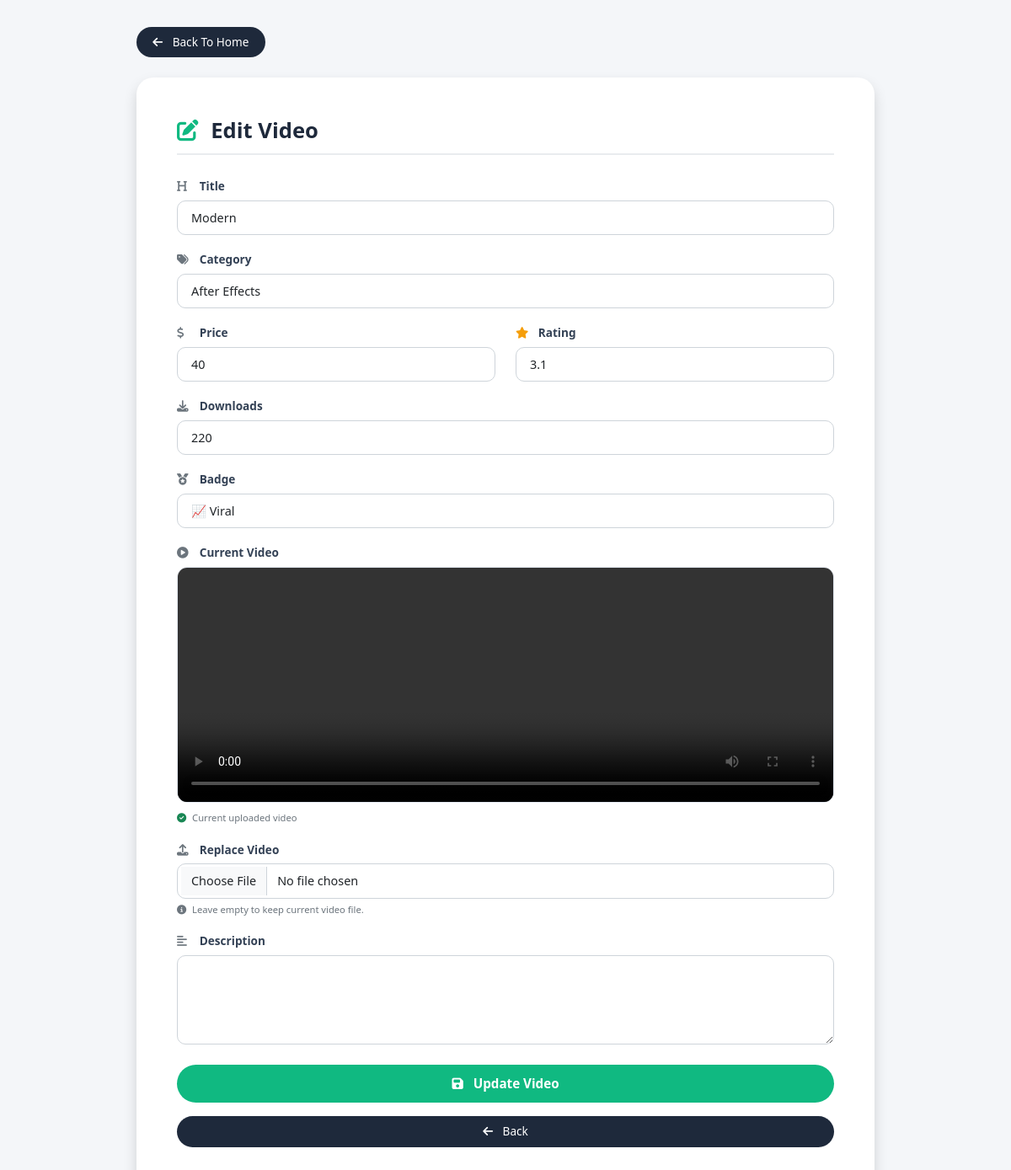
The app's page /edit-video/1/ with its own data.
### adpanel/models.py (models this page shows, shortened)
class Video(models.Model):
    title = models.CharField(max_length=200)
    category = models.CharField(max_length=100)
    price = models.IntegerField()
    rating = models.FloatField(default=0)
    downloads = models.IntegerField(default=0)
    badge = models.CharField(max_length=100)
    thumbnail = models.ImageField(
        upload_to='videos/thumbnails/'
    )
    video = models.FileField(
        upload_to='videos/files/'
    )

### adpanel/views.py (the view, shortened to what this page needs)
# urls.py: path( 'edit-video/<int:id>/',ad.edit_video, name='edit_video'),
def edit_video(request, id):
    video = Video.objects.get(id=id)
    return render(request, "ad/edit_video.html",{"video": video})

### templates/ad/edit_video.html (shortened to what this page needs)
<!DOCTYPE html>
<html lang="en">
<head>
    <link href="https://cdn.jsdelivr.net/npm/bootstrap@5.3.3/dist/css/bootstrap.min.css" rel="stylesheet">
    <link rel="stylesheet" href="https://cdnjs.cloudflare.com/ajax/libs/font-awesome/6.5.1/css/all.min.css">
</head>
<body>
<div class="container">
    <div class="mb-4">
        <a href="{% url 'home' %}" class="btn btn-dark">
            <i class="fas fa-arrow-left me-2"></i> Back To Home
        </a>
    </div>
    <div class="card shadow p-4 p-md-5">
        <h2 class="mb-4">
            <i class="fas fa-pen-to-square me-2" style="color: #10b981;"></i>
            Edit Video
        </h2>
        <form method="POST" enctype="multipart/form-data">
            <div class="mb-3">
                <label class="form-label">
                    <i class="fas fa-heading me-1"></i> Title
                </label>
                <input type="text" name="title" class="form-control" value="{{ video.title }}">
            </div>
            <div class="mb-3">
                <label class="form-label">
                    <i class="fas fa-tags me-1"></i> Category
                </label>
                <input type="text" name="category" class="form-control" value="{{ video.category }}">
            </div>
            <div class="row">
                <div class="col-md-6 mb-3">
                    <label class="form-label">
                        <i class="fas fa-dollar-sign me-1"></i> Price
                    </label>
                    <input type="number" name="price" class="form-control" value="{{ video.price }}">
                </div>
                <div class="col-md-6 mb-3">
                    <label class="form-label">
                        <i class="fas fa-star me-1" style="color: #f59e0b;"></i> Rating
                    </label>
                    <input type="number" step="0.1" name="rating" class="form-control" value="{{ video.rating }}">
                </div>
            </div>
            <div class="mb-3">
                <label class="form-label">
                    <i class="fas fa-download me-1"></i> Downloads
                </label>
                <input type="number" name="downloads" class="form-control" value="{{ video.downloads }}">
            </div>
            <div class="mb-3">
                <label class="form-label">
                    <i class="fas fa-medal me-1"></i> Badge
                </label>
                <select name="badge" class="form-select">
                    <option value="Viral" {% if video.badge == "Viral" %}selected{% endif %}>
                        📈 Viral
                    </option>
                </select>
            </div>
            <div class="mb-3">
                <label class="form-label">
                    <i class="fas fa-play-circle me-1"></i> Current Video
                </label>
                {% if video.video %}
                    <video controls class="w-100" style="max-height: 280px; border-radius: 12px;">
                        <source src="{{ video.video.url }}" type="video/mp4">
                    </video>
                    <div class="form-hint mt-1">
                        <i class="fas fa-check-circle me-1 text-success"></i> Current uploaded video
                    </div>
                {% else %}
                    <div class="alert alert-warning mt-1">No video uploaded</div>
                {% endif %}
            </div>
            <div class="mb-3">
                <label class="form-label">
                    <i class="fas fa-upload me-1"></i> Replace Video
                </label>
                <input type="file" name="video" class="form-control" accept="video/*">
                <div class="form-hint"><i class="fas fa-info-circle me-1"></i> Leave empty to keep current video file.</div>
            </div>
            <div class="mb-4">
                <label class="form-label">
                    <i class="fas fa-align-left me-1"></i> Description
                </label>
                <textarea name="description" rows="4" class="form-control">{{ video.description }}</textarea>
            </div>
            <button type="submit" class="btn btn-success w-100">
                <i class="fas fa-save me-2"></i> Update Video
            </button>
          <a href="{% url 'upload_video' %}"
   class="btn btn-dark w-100 mt-3">
    <i class="fas fa-arrow-left me-2"></i>
    Back
</a>
        </form>
    </div>
</div>
</body>
</html>

### templates/ad/edit_video.html (style rules this page uses)
body { background: #f4f6f9; font-family: system-ui, -apple-system, 'Segoe UI', Roboto, 'Helvetica Neue', sans-serif; padding: 2rem 0; }
.container { max-width: 900px; }
.card { border: none; border-radius: 20px; background: #ffffff; box-shadow: 0 2px 12px rgba(0,0,0,0.06); }
.card h2 { color: #1e293b; font-weight: 600; font-size: 1.6rem; border-bottom: 2px solid #e9ecef; padding-bottom: 0.7rem; }
.form-label { font-weight: 600; font-size: 0.85rem; color: #334155; margin-bottom: 0.4rem; }
.form-label i { color: #6c757d; width: 1.2rem; }
.form-control, .form-select { border: 1px solid #ced4da; border-radius: 10px; padding: 0.55rem 1rem; font-size: 0.9rem; background: #ffffff; }
.btn-dark { background: #1e293b; border: none; border-radius: 40px; padding: 0.5rem 1.2rem; font-weight: 500; font-size: 0.85rem; }
.btn-success { background: #10b981; border: none; border-radius: 40px; padding: 0.7rem; font-weight: 600; font-size: 0.95rem; }
video { border-radius: 12px; border: 1px solid #e2e8f0; }
.form-hint { font-size: 0.7rem; color: #6c757d; margin-top: 5px; }

### records on screen
Video: title "Modern", category "After Effects", price "40", rating "3.1", downloads "220", badge "📈 Viral"
